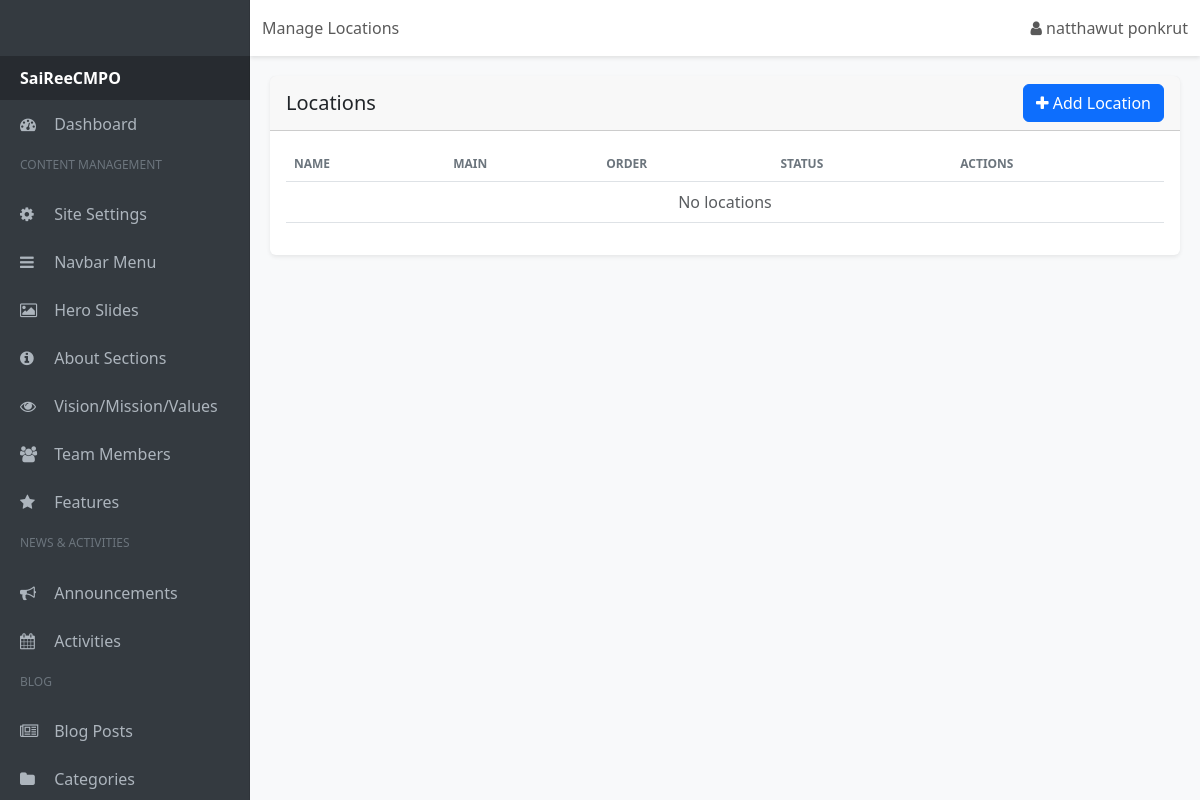
Page /dashboard/locations/ (signed in) on the earlier database version.
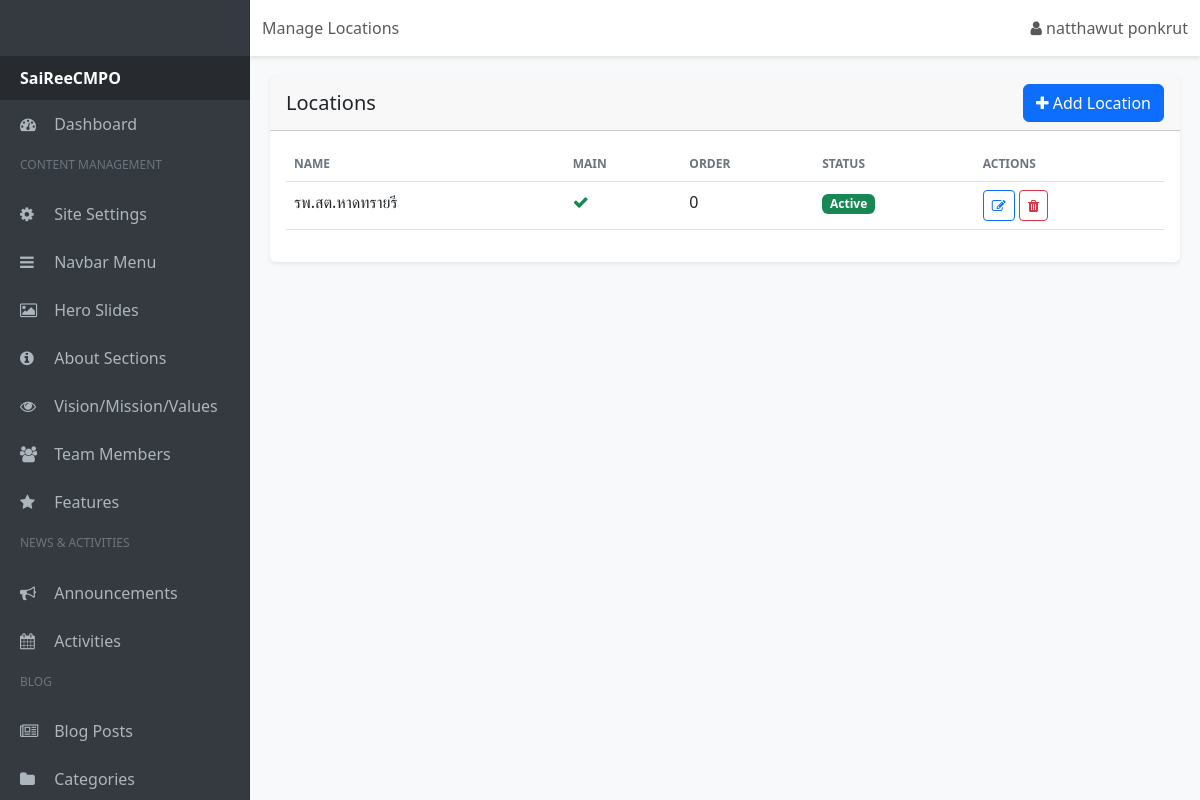
Same page on the later database version.
### content/models.py (models this page shows, shortened)
class SiteSettings(models.Model):
    site_name = models.CharField(_('site name'), max_length=200, default='SaiReeCMPO')
    site_title = models.CharField(_('site title'), max_length=200, default='Government Office CMS')
    site_description = models.TextField(_('site description'), blank=True)
    logo = models.ImageField(_('logo'), upload_to='site/', blank=True, null=True)
    favicon = models.ImageField(_('favicon'), upload_to='site/', blank=True, null=True)
    phone = models.CharField(_('phone'), max_length=50, blank=True)
    email = models.EmailField(_('email'), blank=True)
    address = models.TextField(_('address'), blank=True)
    facebook_url = models.URLField(_('Facebook URL'), blank=True)
    twitter_url = models.URLField(_('Twitter URL'), blank=True)
    instagram_url = models.URLField(_('Instagram URL'), blank=True)
    youtube_url = models.URLField(_('YouTube URL'), blank=True)
    line_url = models.URLField(_('LINE URL'), blank=True)
    footer_text = models.TextField(_('footer text'), blank=True)
    copyright_text = models.CharField(_('copyright text'), max_length=200, blank=True)
    class Meta:
        verbose_name = _('site settings')
        verbose_name_plural = _('site settings')
    @classmethod
    def get_settings(cls):
        obj, created = cls.objects.get_or_create(pk=1)
        return obj

class Location(models.Model):
    name = models.CharField(_('location name'), max_length=200)
    address = models.TextField(_('address'))
    phone = models.CharField(_('phone'), max_length=50, blank=True)
    fax = models.CharField(_('fax'), max_length=50, blank=True)
    email = models.EmailField(_('email'), blank=True)
    latitude = models.DecimalField(_('latitude'), max_digits=10, decimal_places=7, blank=True, null=True)
    longitude = models.DecimalField(_('longitude'), max_digits=10, decimal_places=7, blank=True, null=True)
    google_maps_embed = models.TextField(_('Google Maps embed code'), blank=True)
    working_hours = models.TextField(_('working hours'), blank=True)
    is_main = models.BooleanField(_('is main office'), default=False)
    is_active = models.BooleanField(_('is active'), default=True)
    order = models.PositiveIntegerField(_('order'), default=0)
    class Meta:
        ordering = ['-is_main', 'order']
        verbose_name = _('location')
        verbose_name_plural = _('locations')

### accounts/models.py (models this page shows, shortened)
class CustomUser(AbstractUser):
    username = None
    email = models.EmailField(_('email address'), unique=True)
    first_name = models.CharField(_('first name'), max_length=150)
    last_name = models.CharField(_('last name'), max_length=150)
    phone = models.CharField(_('phone number'), max_length=20, blank=True)
    avatar = models.ImageField(upload_to='avatars/', blank=True, null=True)
    position = models.CharField(_('position'), max_length=100, blank=True)
    department = models.CharField(_('department'), max_length=100, blank=True)
    mfa_enabled = models.BooleanField(_('MFA enabled'), default=False)
    mfa_secret = models.CharField(_('MFA secret'), max_length=32, blank=True)
    mfa_backup_codes = models.TextField(_('MFA backup codes'), blank=True)
    failed_login_attempts = models.IntegerField(default=0)
    last_failed_login = models.DateTimeField(null=True, blank=True)
    password_changed_at = models.DateTimeField(auto_now_add=True)
    USERNAME_FIELD = 'email'
    REQUIRED_FIELDS = ['first_name', 'last_name']
    objects = CustomUserManager()
    class Meta:
        verbose_name = _('user')
        verbose_name_plural = _('users')
    def get_full_name(self):
        return f"{self.first_name} {self.last_name}".strip()

### content/views.py (the view)
# urls.py: path('dashboard/locations/', views.LocationListView.as_view(), name='dashboard_location_list'),
class LocationListView(LoginRequiredMixin, ListView):
    model = Location
    template_name = 'dashboard/location_list.html'
    context_object_name = 'items'
    def get_context_data(self, **kwargs):
        context = super().get_context_data(**kwargs)
        context['module'] = 'locations'
        return context

### content/context_processors.py (called while the page is built)
def site_settings(request):
    try:
        settings = SiteSettings.get_settings()
    except Exception as e:
        logger.warning(f"Failed to load site settings: {e}")
        settings = None
    try:
        navbar_menus = NavbarMenu.objects.filter(is_active=True, parent__isnull=True)
    except Exception as e:
        logger.warning(f"Failed to load navbar menus: {e}")
        navbar_menus = []
    return {
        'site_settings': settings,
        'navbar_menus': navbar_menus,
    }

### templates/dashboard/location_list.html (shortened to what this page needs)
{% extends 'dashboard/base.html' %}
{% block page_title %}Manage Locations{% endblock %}
{% block dashboard_content %}
<div class="card">
    <div class="card-header d-flex justify-content-between align-items-center">
        <h5 class="mb-0">Locations</h5>
        <a href="{% url 'content:dashboard_location_add' %}" class="btn btn-primary"><i class="fa fa-plus"></i> Add Location</a>
    </div>
    <div class="card-body">
        <table class="table">
            <thead><tr><th>Name</th><th>Main</th><th>Order</th><th>Status</th><th>Actions</th></tr></thead>
            <tbody>
                {% for item in items %}
                <tr>
                    <td>{{ item.name }}</td>
                    <td>{% if item.is_main %}<i class="fa fa-check text-success"></i>{% else %}-{% endif %}</td>
                    <td>{{ item.order }}</td>
                    <td>{% if item.is_active %}<span class="badge bg-success">Active</span>{% else %}<span class="badge bg-secondary">Inactive</span>{% endif %}</td>
                    <td>
                        <a href="{% url 'content:dashboard_location_edit' item.pk %}" class="btn btn-sm btn-outline-primary"><i class="fa fa-edit"></i></a>
                        <a href="{% url 'content:dashboard_location_delete' item.pk %}" class="btn btn-sm btn-outline-danger"><i class="fa fa-trash"></i></a>
                    </td>
                </tr>
                {% empty %}<tr><td colspan="5" class="text-center text-muted">No locations</td></tr>{% endfor %}
            </tbody>
        </table>
    </div>
</div>
{% endblock %}

### templates/dashboard/base.html (shortened to what this page needs)
{% load static %}
<!DOCTYPE html>
<html lang="en">
<head>
    <link href="https://cdn.jsdelivr.net/npm/bootstrap@5.3.0/dist/css/bootstrap.min.css" rel="stylesheet">
    <link rel="stylesheet" href="{% static 'css/font-awesome.min.css' %}">
</head>
<body>
    <nav class="sidebar">
        <div class="sidebar-sticky">
            <a class="navbar-brand text-white d-block" href="{% url 'accounts:dashboard' %}">
                {{ site_settings.site_name|default:"SaiReeCMPO" }}
            </a>
            <ul class="nav flex-column">
                <li class="nav-item">
                    <a class="nav-link {% if module == 'dashboard' %}active{% endif %}" href="{% url 'accounts:dashboard' %}">
                        <i class="fa fa-dashboard"></i> Dashboard
                    </a>
                </li>
            </ul>
            <h6 class="sidebar-heading">Content Management</h6>
            <ul class="nav flex-column">
                <li class="nav-item">
                    <a class="nav-link {% if module == 'settings' %}active{% endif %}" href="{% url 'content:dashboard_site_settings' %}">
                        <i class="fa fa-cog"></i> Site Settings
                    </a>
                </li>
                <li class="nav-item">
                    <a class="nav-link {% if module == 'navbar' %}active{% endif %}" href="{% url 'content:dashboard_navbar_list' %}">
                        <i class="fa fa-bars"></i> Navbar Menu
                    </a>
                </li>
                <li class="nav-item">
                    <a class="nav-link {% if module == 'hero' %}active{% endif %}" href="{% url 'content:dashboard_hero_list' %}">
                        <i class="fa fa-image"></i> Hero Slides
                    </a>
                </li>
                <li class="nav-item">
                    <a class="nav-link {% if module == 'about' %}active{% endif %}" href="{% url 'content:dashboard_about_list' %}">
                        <i class="fa fa-info-circle"></i> About Sections
                    </a>
                </li>
                <li class="nav-item">
                    <a class="nav-link {% if module == 'vmv' %}active{% endif %}" href="{% url 'content:dashboard_vmv_list' %}">
                        <i class="fa fa-eye"></i> Vision/Mission/Values
                    </a>
                </li>
                <li class="nav-item">
                    <a class="nav-link {% if module == 'team' %}active{% endif %}" href="{% url 'content:dashboard_team_list' %}">
                        <i class="fa fa-users"></i> Team Members
                    </a>
                </li>
                <li class="nav-item">
                    <a class="nav-link {% if module == 'features' %}active{% endif %}" href="{% url 'content:dashboard_feature_list' %}">
                        <i class="fa fa-star"></i> Features
                    </a>
                </li>
            </ul>
            <h6 class="sidebar-heading">News & Activities</h6>
            <ul class="nav flex-column">
                <li class="nav-item">
                    <a class="nav-link {% if module == 'announcements' %}active{% endif %}" href="{% url 'content:dashboard_announcement_list' %}">
                        <i class="fa fa-bullhorn"></i> Announcements
                    </a>
                </li>
                <li class="nav-item">
                    <a class="nav-link {% if module == 'activities' %}active{% endif %}" href="{% url 'content:dashboard_activity_list' %}">
                        <i class="fa fa-calendar"></i> Activities
                    </a>
                </li>
            </ul>
            <h6 class="sidebar-heading">Blog</h6>
            <ul class="nav flex-column">
                <li class="nav-item">
                    <a class="nav-link {% if module == 'blog' %}active{% endif %}" href="{% url 'blog:dashboard_list' %}">
                        <i class="fa fa-newspaper-o"></i> Blog Posts
                    </a>
                </li>
                <li class="nav-item">
                    <a class="nav-link {% if module == 'blog_categories' %}active{% endif %}" href="{% url 'blog:dashboard_category_list' %}">
                        <i class="fa fa-folder"></i> Categories
                    </a>
                </li>
            </ul>
        </div>
    </nav>
    <nav class="navbar navbar-expand-lg top-navbar">
        <div class="container-fluid">
            <span class="navbar-text">
                {% block page_title %}Dashboard{% endblock %}
            </span>
            <span class="navbar-text ms-auto">
                <i class="fa fa-user"></i> {{ user.get_full_name|default:user.email }}
            </span>
        </div>
    </nav>
    <main>
        {% block dashboard_content %}{% endblock %}
    </main>
</body>
</html>

### templates/dashboard/base.html (style rules this page uses)
body { background-color: #f8f9fa; }
.sidebar { position: fixed; top: 0; bottom: 0; left: 0; z-index: 100; padding: 48px 0 0; box-shadow: inset -1px 0 0 rgba(0, 0, 0, .1); background-color: #343a40; width: 250px; }
.sidebar-sticky { position: relative; top: 0; height: calc(100vh - 48px); padding-top: .5rem; overflow-x: hidden; overflow-y: auto; }
.sidebar .nav-link { font-weight: 500; color: #adb5bd; padding: 12px 20px; }
.sidebar .nav-link i { margin-right: 10px; width: 20px; }
.sidebar-heading { font-size: .75rem; text-transform: uppercase; color: #6c757d; padding: 10px 20px; }
.navbar-brand { padding: 10px 20px; background-color: rgba(0,0,0,0.25); font-weight: bold; }
main { margin-left: 250px; padding: 20px; }
.top-navbar { margin-left: 250px; background-color: #fff; box-shadow: 0 2px 4px rgba(0,0,0,0.1); }
.card { border: none; box-shadow: 0 0.125rem 0.25rem rgba(0, 0, 0, 0.075); }
.table th { border-top: none; font-weight: 600; color: #6c757d; text-transform: uppercase; font-size: 0.75rem; }

Differences in the rows shown:
added Location: name "รพ.สต.หาดทรายรี", is_main True (drawn), order "0", is_active "Active"
Other differences:
text no longer shown: "No locations"
